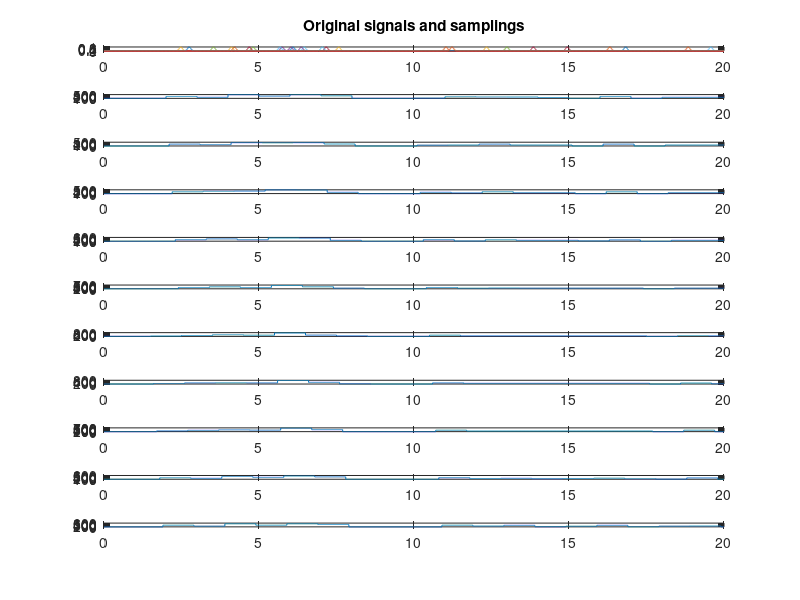
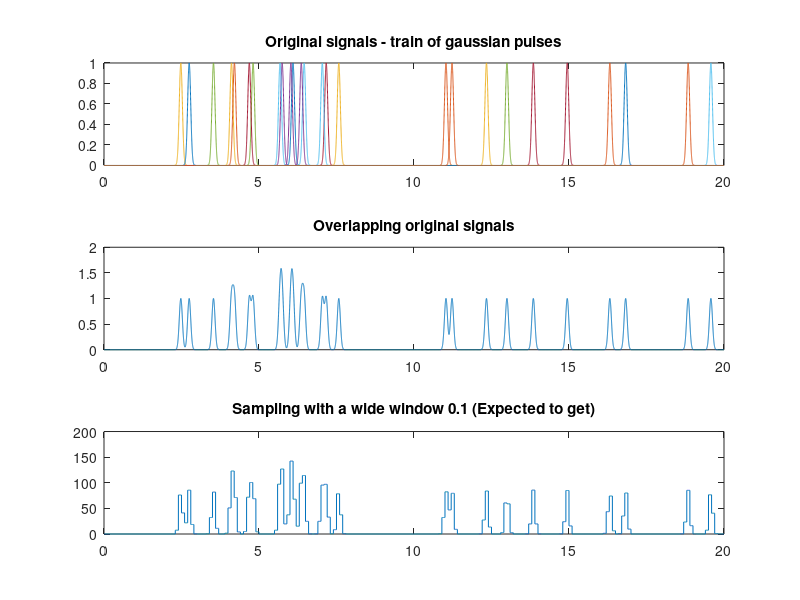

Here is the MATLAB script that generated these plots, in order:
clear all

gauss = @(x,a,b,c) a*exp(-(((x-b).^2)/(2*c.^2)));

% time line
x = 0:.001:20;
lengthX = length(x);
% gaussian params
amp = 1; 
center = 0.5; 
sig = 0.05;
r = 1 + 20*rand(30,1);
% train of gaussian pulses
y = gauss(x, amp, r, sig);

% overlapping signals
ys = sum(y);


% Samplings
nm = 10;

% m0: It is the signal that we expected to get with n samples
step = fix(1000/nm);
m = movsum(ys, [0,step-1]);
m0 = zeros(size(x));
ini = 1;
while ini < lengthX-step
    m0(ini:ini+step) = m(ini);
    ini = ini + step;
end

% Generamos nm muestreos
m = movsum(ys, [0,999]);
M = zeros(nm, lengthX+1000);

for i=0:19
    for j=1:nm
        ini = 1+i*1000+step*(j-1);
        M(j,ini:ini+1000) = m(ini);
    end
end
M = M(:,1:lengthX);

%%
% Original signal plot and nm samples 
figure
% train of gaussian pulses
subplot(nm+1,1,1)
plot(x,y)
% xlabel('time(ms)')
title('Original signals and samplings')

for j=1:nm
    subplot(nm+1,1,j+1)
    plot(x, M(j,:))
end


%% 
figure;
subplot(3,1,1)
plot(x,y)
title('Original signals - train of gaussian pulses')

subplot(3,1,2)
plot(x,ys)
title('Overlapping original signals')

subplot(3,1,3)
plot(x,m0)
title(['Sampling with a wide window ' num2str(step/1000) ' (Expected to get)'])
